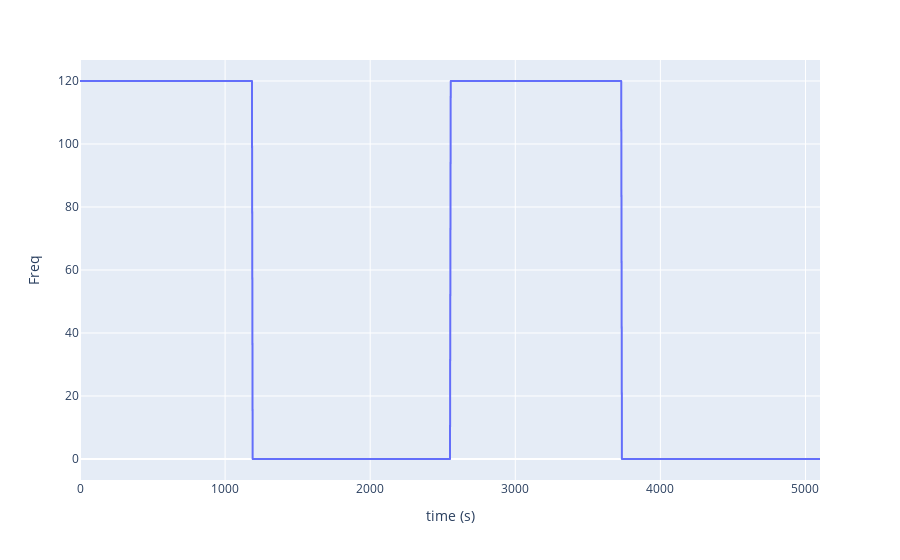

The notebook cell saved with this chart:
### Code cell
fig = px.line(df, x='time (s)', y='Freq')
fig.show()

### Figure 1 — Plotly figure (JSON) as saved in the notebook; plotly's stock layout.template omitted (floating-point values rounded to 4 significant figures; data arrays with more than 128 entries replaced by an {"elided": "..."} marker saying what was removed)
{"data": [{"hovertemplate": "time (s)=%{x}<br>Freq=%{y}<extra></extra>", "legendgroup": "", "line": {"color": "#636efa", "dash": "solid"}, "mode": "lines", "name": "", "showlegend": false, "type": "scattergl", "x": {"elided": "1021 int values"}, "xaxis": "x", "y": {"elided": "1021 int values"}, "yaxis": "y"}], "layout": {"legend": {"tracegroupgap": 0}, "margin": {"t": 60}, "xaxis": {"anchor": "y", "domain": [0, 1], "title": {"text": "time (s)"}}, "yaxis": {"anchor": "x", "domain": [0, 1], "title": {"text": "Freq"}}}}
